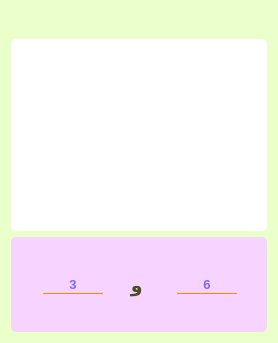
           <widget class="QWidget" name="tab_msg">
            <property name="font">
             <font>
              <pointsize>12</pointsize>
              <weight>75</weight>
              <bold>true</bold>
             </font>
            </property>
            <property name="styleSheet">
             <string notr="true">QWidget {
background-color:rgb(234, 255, 201);
border-radius: 5px;
}

QLineEdit{
background-color: rgb(234, 255, 201);
color:rgb(0, 0, 255);
    border-style: solid;
    border-bottom-width: 1px;
	border-bottom-color: rgb(255, 136, 0);
   border-radius: 10px;
}</string>
            </property>
            <layout class="QGridLayout" name="gridLayout_4">
             <item row="0" column="0">
              <widget class="QLabel" name="label">
               <property name="minimumSize">
                <size>
                 <width>0</width>
                 <height>20</height>
                </size>
               </property>
               <property name="font">
                <font>
                 <family>B Nazanin</family>
                 <pointsize>12</pointsize>
                 <weight>75</weight>
                 <italic>false</italic>
                 <bold>true</bold>
                </font>
               </property>
               <property name="styleSheet">
                <string notr="true">QLabel{
color:  rgb(170, 0, 255);
}</string>
               </property>
              </widget>
             </item>
             <item row="2" column="0">
              <widget class="QFrame" name="frame_sleep">
               <property name="layoutDirection">
                <enum>Qt::RightToLeft</enum>
               </property>
               <property name="styleSheet">
                <string notr="true">QFrame {
background-color: rgb(247, 212, 255)  ;
border-redius:10px;
}

QLabel{
color: rgb(74, 78, 31) ;
}

QLineEdit{
background-color: rgb(247, 212, 255)  ;
}</string>
               </property>
               <property name="frameShape">
                <enum>QFrame::StyledPanel</enum>
               </property>
               <property name="frameShadow">
                <enum>QFrame::Raised</enum>
               </property>
               <layout class="QGridLayout" name="gridLayout_2">
                <item row="0" column="0" colspan="3">
                 <widget class="QLabel" name="label_2">
                  <property name="font">
                   <font>
                    <family>B Nazanin</family>
                    <pointsize>12</pointsize>
                    <weight>75</weight>
                    <bold>true</bold>
                   </font>
                  </property>
                  <property name="alignment">
                   <set>Qt::AlignCenter</set>
                  </property>
                 </widget>
                </item>
                <item row="1" column="0">
                 <widget class="QLineEdit" name="sleepMax">
                  <property name="minimumSize">
                   <size>
                    <width>30</width>
                    <height>0</height>
                   </size>
                  </property>
                  <property name="maximumSize">
                   <size>
                    <width>60</width>
                    <height>16777215</height>
                   </size>
                  </property>
                  <property name="font">
                   <font>
                    <pointsize>10</pointsize>
                    <weight>75</weight>
                    <bold>true</bold>
                   </font>
                  </property>
                  <property name="styleSheet">
                   <string notr="true"/>
                  </property>
                  <property name="alignment">
                   <set>Qt::AlignCenter</set>
                  </property>
                  <property name="placeholderText">
                   <string>6</string>
                  </property>
                 </widget>
                </item>
                <item row="1" column="1">
                 <widget class="QLabel" name="label_3">
                  <property name="maximumSize">
                   <size>
                    <width>20</width>
                    <height>16777215</height>
                   </size>
                  </property>
                  <property name="font">
                   <font>
                    <family>B Nazanin</family>
                    <pointsize>14</pointsize>
                    <weight>75</weight>
                    <bold>true</bold>
                   </font>
                  </property>
                  <property name="text">
                   <string> و</string>
                  </property>
                  <property name="alignment">
                   <set>Qt::AlignCenter</set>
                  </property>
                 </widget>
                </item>
                <item row="1" column="2">
                 <widget class="QLineEdit" name="sleepMin">
                  <property name="minimumSize">
                   <size>
                    <width>30</width>
                    <height>0</height>
                   </size>
                  </property>
                  <property name="maximumSize">
                   <size>
                    <width>60</width>
                    <height>16777215</height>
                   </size>
                  </property>
                  <property name="font">
                   <font>
                    <pointsize>10</pointsize>
                    <weight>75</weight>
                    <bold>true</bold>
                   </font>
                  </property>
                  <property name="styleSheet">
                   <string notr="true"/>
                  </property>
                  <property name="alignment">
                   <set>Qt::AlignCenter</set>
                  </property>
                  <property name="placeholderText">
                   <string>3</string>
                  </property>
                 </widget>
                </item>
                <item row="2" column="0" colspan="3">
                 <widget class="QLabel" name="label_4">
                  <property name="font">
                   <font>
                    <family>B Nazanin</family>
                    <pointsize>11</pointsize>
                    <weight>75</weight>
                    <bold>true</bold>
                   </font>
                  </property>
                  <property name="alignment">
                   <set>Qt::AlignCenter</set>
                  </property>
                 </widget>
                </item>
               </layout>
              </widget>
             </item>
             <item row="1" column="0">
              <widget class="QTextEdit" name="textMSG">
               <property name="minimumSize">
                <size>
                 <width>200</width>
                 <height>0</height>
                </size>
               </property>
               <property name="maximumSize">
                <size>
                 <width>16777215</width>
                 <height>16777215</height>
                </size>
               </property>
               <property name="font">
                <font>
                 <family>B Nazanin</family>
                 <pointsize>10</pointsize>
                </font>
               </property>
               <property name="layoutDirection">
                <enum>Qt::RightToLeft</enum>
               </property>
               <property name="styleSheet">
                <string notr="true">QTextEdit {
background-color: rgb(255, 255, 255);
border-radius: 5px;
}
</string>
               </property>
              </widget>
             </item>
            </layout>
           </widget>
